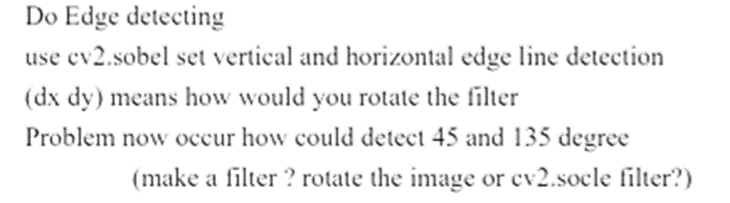
#> input picture textth.png, 730 x 203 px
$ python textthresholding.py
#> lines starting #> are read from the running program, lines starting #| are printed output that depends on the picture; after the words box and inside, x2 and y2 are one past the last pixel; in counts of white or black regions, pixels touching at a corner belong together
import cv2

img = cv2.imread("textth.png" ,cv2.COLOR_BGR2GRAY)
#> img is the input picture: shape (203, 730, 3); min 30, max 255, mean 241.8

ret, th_img= cv2.threshold(img, 230, 255, cv2.THRESH_BINARY)
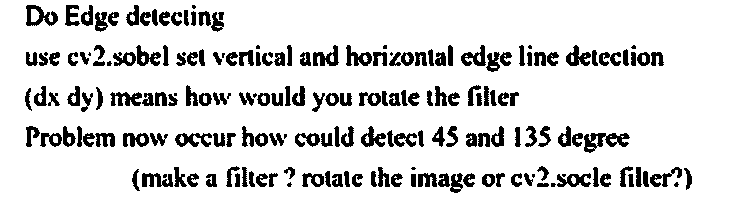
#> th_img: shape (203, 730, 3); 86.2% white; 190 black regions (22 under 20 px), largest, box (x1, y1, x2, y2) and area: (584, 133, 630, 153) 458, (26, 5, 58, 26) 337, (175, 133, 212, 147) 290

cv2.imshow("th",th_img)
cv2.waitKey(0)

$ run again, with 1-2022lena.png copied over textth.png
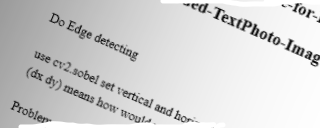
#> input picture 1-2022lena.png, 320 x 128 px
#> img is the input picture: shape (128, 320, 3); min 1, max 255, mean 209.8
#> `ret, th_img= cv2.threshold(img, 230, 255, cv2.THRESH_BINARY)`:
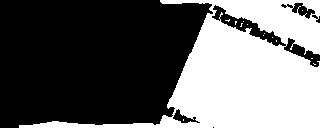
#> th_img: shape (128, 320, 3); 40.2% white; 14 white regions (13 under 20 px), largest, box (x1, y1, x2, y2) and area: (19, 0, 320, 128) 16435

$ run again, with 2.png copied over textth.png
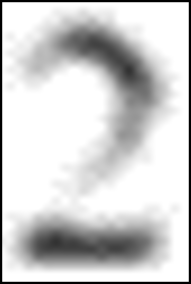
#> input picture 2.png, 191 x 284 px
#> img is the input picture: shape (284, 191, 3); min 0, max 255, mean 208.3
#> `ret, th_img= cv2.threshold(img, 230, 255, cv2.THRESH_BINARY)`:
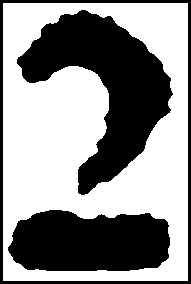
#> th_img: shape (284, 191, 3); 56.8% white; 3 black regions, box (x1, y1, x2, y2) and area: (17, 10, 173, 195) 12252, (8, 210, 170, 271) 8375, (0, 0, 191, 284) 2814
